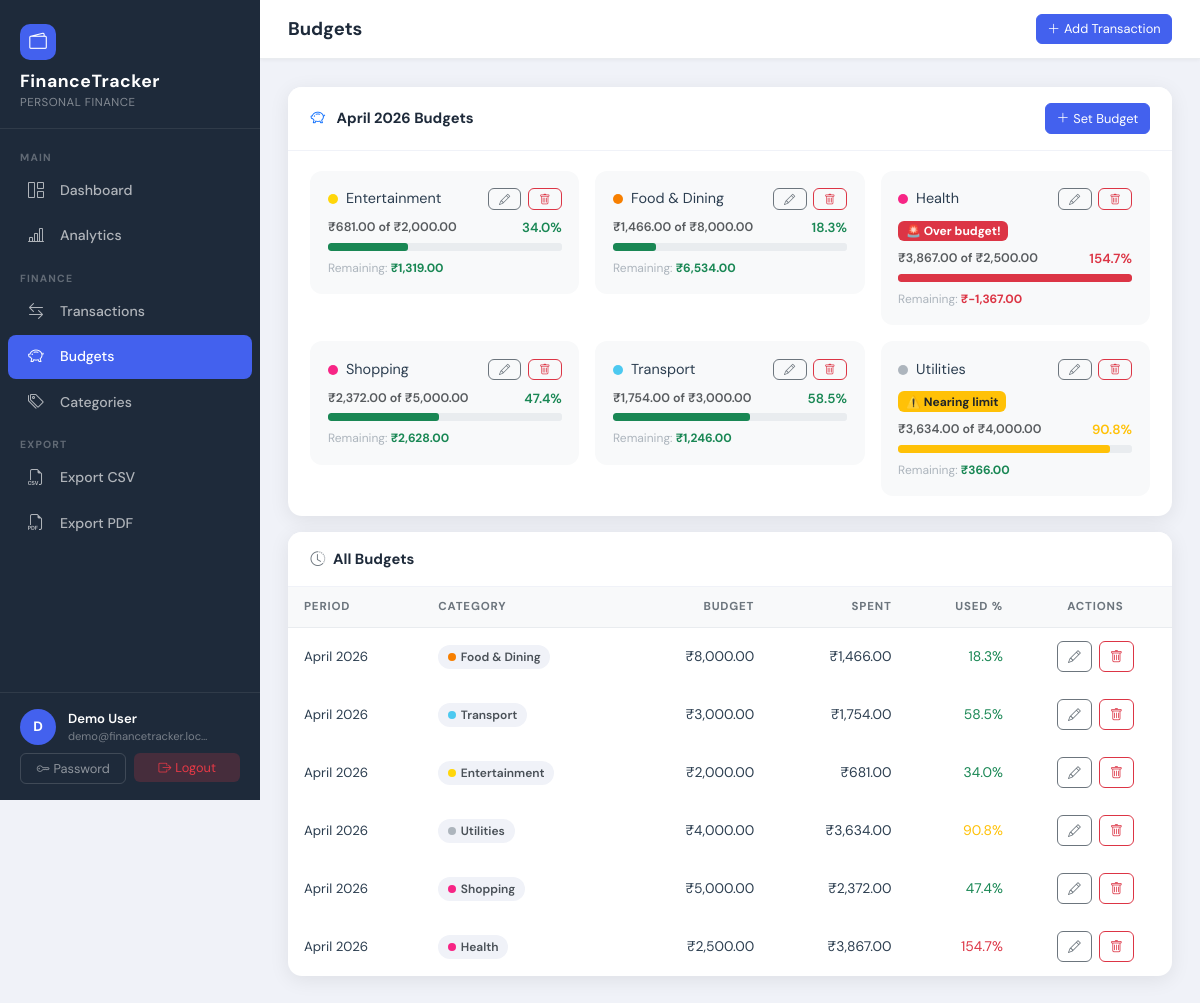
Page /budgets/ (signed in) on the committed database.
### tracker/models.py (models this page shows, shortened)
class Budget(models.Model):
    user      = models.ForeignKey(
                    User,
                    on_delete=models.CASCADE,
                    related_name='budgets'
                )
    category  = models.ForeignKey(
                    Category,
                    on_delete=models.CASCADE,
                    related_name='budgets'
                )
    amount    = models.DecimalField(
                    max_digits=12,
                    decimal_places=2,
                    validators=[MinValueValidator(Decimal('0.01'))],
                    help_text="Monthly budget limit (must be > 0)"
                )
    month     = models.PositiveSmallIntegerField(
                    help_text="Month number 1–12"
                )
    year      = models.PositiveSmallIntegerField(
                    help_text="4-digit year, e.g. 2024"
                )
    warning_sent  = models.BooleanField(default=False)
    critical_sent = models.BooleanField(default=False)
    created_at = models.DateTimeField(auto_now_add=True)
    updated_at = models.DateTimeField(auto_now=True)
    class Meta:
        ordering = ['-year', '-month', 'category__name']
        constraints = [
            models.UniqueConstraint(
                fields=['user', 'category', 'month', 'year'],
                name='unique_budget_per_category_month_year'
            ),
        ]
    @property
    def spent(self):
        result = Transaction.objects.filter(
            user=self.user,
            category=self.category,
            type=Transaction.EXPENSE,
            date__month=self.month,
            date__year=self.year,
        ).aggregate(total=models.Sum('amount'))['total']
        return result or Decimal('0.00')
    @property
    def remaining(self):
        return self.amount - self.spent
    @property
    def percentage_used(self):
        if self.amount <= 0:
            return 0
        return round(float(self.spent / self.amount * 100), 1)
    @property
    def alert_level(self):
        pct = self.percentage_used
        if pct >= 100:
            return 'critical'
        if pct >= 80:
            return 'warning'
        return 'ok'
    @property
    def progress_bar_class(self):
        mapping = {
            'critical': 'bg-danger',
            'warning':  'bg-warning',
            'ok':       'bg-success',
        }
        return mapping[self.alert_level]

class Category(models.Model):
    ICON_CHOICES = [
        ('bi-cart',           'Shopping Cart'),
        ('bi-house',          'House / Rent'),
        ('bi-car-front',      'Transport'),
        ('bi-heart-pulse',    'Health'),
        ('bi-mortarboard',    'Education'),
        ('bi-controller',     'Entertainment'),
        ('bi-lightning',      'Utilities'),
        ('bi-briefcase',      'Work / Salary'),
        ('bi-piggy-bank',     'Savings'),
        ('bi-gift',           'Gifts'),
        ('bi-airplane',       'Travel'),
        ('bi-three-dots',     'Other'),
    ]
    COLOR_CHOICES = [
        ('#4361ee', 'Blue'),
        ('#f72585', 'Pink'),
        ('#4cc9f0', 'Cyan'),
        ('#7209b7', 'Purple'),
        ('#f77f00', 'Orange'),
        ('#2dc653', 'Green'),
        ('#e63946', 'Red'),
        ('#adb5bd', 'Gray'),
        ('#ffd60a', 'Yellow'),
        ('#06d6a0', 'Teal'),
    ]
    user          = models.ForeignKey(
                        User,
                        on_delete=models.CASCADE,
                        null=True,
                        blank=True,
                        related_name='categories',
                        help_text="Null for predefined/global categories"
                    )
    name          = models.CharField(max_length=100)
    icon          = models.CharField(max_length=50, choices=ICON_CHOICES, default='bi-three-dots')
    color         = models.CharField(max_length=7,  choices=COLOR_CHOICES, default='#4361ee')
    is_predefined = models.BooleanField(
                        default=False,
                        help_text="Predefined categories are available to all users"
                    )
    created_at    = models.DateTimeField(auto_now_add=True)
    class Meta:
        verbose_name_plural = 'Categories'
        ordering = ['name']
        constraints = [
            models.UniqueConstraint(
                fields=['user', 'name'],
                name='unique_category_per_user',
                condition=models.Q(user__isnull=False),
            ),
        ]

### tracker/views/budget_views.py (the view)
# urls.py: path('budgets/',                 BudgetListView.as_view(),   name='budget_list'),
class BudgetListView(LoginRequiredMixin, ListView):
    template_name       = 'tracker/budgets/list.html'
    context_object_name = 'budgets'
    def get_queryset(self):
        now = timezone.now()
        return Budget.objects.filter(
            user=self.request.user,
            month=now.month,
            year=now.year,
        ).select_related('category').order_by('category__name')
    def get_context_data(self, **kwargs):
        ctx = super().get_context_data(**kwargs)
        ctx['page_title'] = 'Budgets'
        now = timezone.now()
        ctx['current_month'] = now.month
        ctx['current_year']  = now.year
        import calendar
        ctx['month_name'] = calendar.month_name[now.month]
        ctx['all_budgets'] = Budget.objects.filter(
            user=self.request.user
        ).select_related('category').order_by('-year', '-month')
        return ctx

### tracker/templatetags/finance_tags.py (called while the page is built)
@register.filter
def currency(value):
    try:
        v = Decimal(str(value))
        return f'₹{v:,.2f}'
    except Exception:
        return value

@register.filter
def percentage(value, decimals=1):
    try:
        return f'{float(value):.{decimals}f}%'
    except (TypeError, ValueError):
        return '0%'

@register.filter
def progress_capped(value):
    try:
        return min(float(value), 100)
    except (TypeError, ValueError):
        return 0

@register.filter
def month_name(month_number):
    import calendar
    try:
        return calendar.month_name[int(month_number)]
    except (ValueError, IndexError):
        return ''

### tracker/templates/tracker/budgets/list.html (shortened to what this page needs)
{% extends "base.html" %}
{% load finance_tags %}{% load humanize %}
{% block content %}
<div class="content-card mb-3">
  <div class="card-header">
    <span>
      <i class="bi bi-piggy-bank me-2 text-primary"></i>
      {{ month_name }} {{ current_year }} Budgets
    </span>
    <a href="{% url 'tracker:budget_create' %}" class="btn btn-primary btn-sm">
      <i class="bi bi-plus-lg me-1"></i>Set Budget
    </a>
  </div>
  <div class="card-body">
    {% if budgets %}
      <div class="row g-3">
        {% for b in budgets %}
        <div class="col-md-6 col-xl-4">
          <div style="background:#f8f9fa;border-radius:12px;padding:1.1rem;">
            <div class="d-flex justify-content-between align-items-start mb-2">
              <div class="d-flex align-items-center gap-2">
                <span style="width:10px;height:10px;border-radius:50%;background:{{ b.category.color }};flex-shrink:0;display:inline-block;"></span>
                <span class="fw-700" style="font-size:.9rem;">{{ b.category.name }}</span>
              </div>
              <div class="action-btns">
                <a href="{% url 'tracker:budget_edit' b.pk %}" class="btn btn-sm btn-outline-secondary py-0">
                  <i class="bi bi-pencil" style="font-size:.7rem;"></i>
                </a>
                <a href="{% url 'tracker:budget_delete' b.pk %}" class="btn btn-sm btn-outline-danger py-0"
                   data-confirm="Delete this budget?">
                  <i class="bi bi-trash" style="font-size:.7rem;"></i>
                </a>
              </div>
            </div>
            {% if b.alert_level == 'critical' %}
            <span class="badge bg-danger mb-2">🚨 Over budget!</span>
            {% elif b.alert_level == 'warning' %}
            <span class="badge bg-warning text-dark mb-2">⚠️ Nearing limit</span>
            {% endif %}
            <div class="budget-label">
              <span class="text-muted" style="font-size:.78rem;">{{ b.spent|currency }} of {{ b.amount|currency }}</span>
              <span class="fw-700 {% if b.alert_level == 'critical' %}text-danger{% elif b.alert_level == 'warning' %}text-warning{% else %}text-success{% endif %}">
                {{ b.percentage_used|percentage }}
              </span>
            </div>
            <div class="budget-bar-track" style="height:8px;">
              <div class="budget-bar-fill {{ b.progress_bar_class }}"
                   data-width="{{ b.percentage_used|progress_capped }}"
                   style="width:0;height:8px;"></div>
            </div>
            <div class="mt-2" style="font-size:.75rem;color:#adb5bd;">
              Remaining:
              <strong {% if b.remaining < 0 %}class="text-danger"{% else %}class="text-success"{% endif %}>
                {{ b.remaining|currency }}
              </strong>
            </div>
          </div>
        </div>
        {% endfor %}
      </div>
    {% endif %}
  </div>
</div>
{% if all_budgets %}
<div class="content-card">
  <div class="card-header"><span><i class="bi bi-clock-history me-2 text-secondary"></i>All Budgets</span></div>
  <div class="p-0">
    <table class="txn-table">
      <thead>
        <tr>
          <th>Period</th><th>Category</th><th class="text-end">Budget</th>
          <th class="text-end">Spent</th><th class="text-end">Used %</th><th class="text-center">Actions</th>
        </tr>
      </thead>
      <tbody>
        {% for b in all_budgets %}
        <tr>
          <td class="fw-600" style="font-size:.83rem;">{{ b.month|month_name }} {{ b.year }}</td>
          <td>
            <span class="cat-chip">
              <span class="cat-dot" style="background:{{ b.category.color }};"></span>
              {{ b.category.name }}
            </span>
          </td>
          <td class="text-end">{{ b.amount|currency }}</td>
          <td class="text-end">{{ b.spent|currency }}</td>
          <td class="text-end">
            <span class="fw-700 {% if b.alert_level == 'critical' %}text-danger{% elif b.alert_level == 'warning' %}text-warning{% else %}text-success{% endif %}">
              {{ b.percentage_used|percentage }}
            </span>
          </td>
          <td class="text-center">
            <div class="action-btns justify-content-center">
              <a href="{% url 'tracker:budget_edit' b.pk %}" class="btn btn-sm btn-outline-secondary"><i class="bi bi-pencil"></i></a>
              <a href="{% url 'tracker:budget_delete' b.pk %}" class="btn btn-sm btn-outline-danger" data-confirm="Delete this budget?"><i class="bi bi-trash"></i></a>
            </div>
          </td>
        </tr>
        {% endfor %}
      </tbody>
    </table>
  </div>
</div>
{% endif %}
{% endblock %}

### templates/base.html (shortened to what this page needs)
{% load static %}{% load finance_tags %}<!DOCTYPE html>
<html lang="en">
<head>
  <link href="https://cdn.jsdelivr.net/npm/bootstrap@5.3.3/dist/css/bootstrap.min.css" rel="stylesheet">
  <link href="https://cdn.jsdelivr.net/npm/bootstrap-icons@1.11.3/font/bootstrap-icons.min.css" rel="stylesheet">
  <link href="{% static 'css/main.css' %}" rel="stylesheet">
</head>
<body>
<div class="app-wrapper">
  <nav class="sidebar" id="sidebar">
    <div class="brand">
      <div class="brand-icon"><i class="bi bi-wallet2"></i></div>
      <div class="brand-name">FinanceTracker</div>
      <div class="brand-sub">Personal Finance</div>
    </div>
    <ul class="sidebar-nav list-unstyled">
      <li class="nav-section">Main</li>
      <li class="nav-item">
        <a href="{% url 'tracker:dashboard' %}" class="nav-link">
          <i class="bi bi-grid-1x2"></i> Dashboard
        </a>
      </li>
      <li class="nav-item">
        <a href="{% url 'tracker:analytics' %}" class="nav-link">
          <i class="bi bi-bar-chart-line"></i> Analytics
        </a>
      </li>
      <li class="nav-section mt-2">Finance</li>
      <li class="nav-item">
        <a href="{% url 'tracker:transaction_list' %}" class="nav-link">
          <i class="bi bi-arrow-left-right"></i> Transactions
        </a>
      </li>
      <li class="nav-item">
        <a href="{% url 'tracker:budget_list' %}" class="nav-link">
          <i class="bi bi-piggy-bank"></i> Budgets
        </a>
      </li>
      <li class="nav-item">
        <a href="{% url 'tracker:category_list' %}" class="nav-link">
          <i class="bi bi-tags"></i> Categories
        </a>
      </li>
      <li class="nav-section mt-2">Export</li>
      <li class="nav-item">
        <a href="{% url 'tracker:export_csv' %}" class="nav-link">
          <i class="bi bi-filetype-csv"></i> Export CSV
        </a>
      </li>
      <li class="nav-item">
        <a href="{% url 'tracker:export_pdf' %}" class="nav-link">
          <i class="bi bi-filetype-pdf"></i> Export PDF
        </a>
      </li>
    </ul>
    <div class="sidebar-footer">
      <div class="user-info">
        <div class="avatar">{{ request.user.username|first|upper }}</div>
        <div>
          <div class="user-name">{{ request.user.get_full_name|default:request.user.username }}</div>
          <div class="user-email">{{ request.user.email }}</div>
        </div>
      </div>
      <div class="mt-2 d-flex gap-2">
        <a href="{% url 'auth:password_change' %}" class="btn btn-sm btn-outline-secondary w-50" style="color:rgba(255,255,255,.5);border-color:rgba(255,255,255,.15);">
          <i class="bi bi-key me-1"></i>Password
        </a>
        <form method="post" action="{% url 'auth:logout' %}" class="w-50">
          <button type="submit" class="btn btn-sm w-100" style="background:rgba(230,57,70,.2);color:#e63946;border:none;">
            <i class="bi bi-box-arrow-right me-1"></i>Logout
          </button>
        </form>
      </div>
    </div>
  </nav>
  <div class="main-content">
    <div class="topbar">
      <div class="d-flex align-items-center gap-3">
        <h1 class="page-heading">{% block page_heading %}{{ page_title|default:"Dashboard" }}{% endblock %}</h1>
      </div>
      <div class="topbar-actions">
        <a href="{% url 'tracker:transaction_create' %}" class="btn btn-primary btn-sm">
          <i class="bi bi-plus-lg me-1"></i>Add Transaction
        </a>
      </div>
    </div>
    <div class="page-body">
      {% block content %}{% endblock %}
    </div>
  </div>
</div>
</body>
</html>

### rows in the picture
Budget: category.name "Entertainment", spent "₹681.00", amount "₹2,000.00", percentage_used|percentage "34.0%", remaining "₹1,319.00", month|month_name "April", year "2026"
Budget: category.name "Food & Dining", spent "₹1,466.00", amount "₹8,000.00", percentage_used|percentage "18.3%", remaining "₹6,534.00", month|month_name "April", year "2026"
Budget: category.name "Health", shows "🚨 Over budget!", spent "₹3,867.00", amount "₹2,500.00", percentage_used|percentage "154.7%", remaining "₹-1,367.00", month|month_name "April", year "2026"
Budget: category.name "Shopping", spent "₹2,372.00", amount "₹5,000.00", percentage_used|percentage "47.4%", remaining "₹2,628.00", month|month_name "April", year "2026"
Budget: category.name "Transport", spent "₹1,754.00", amount "₹3,000.00", percentage_used|percentage "58.5%", remaining "₹1,246.00", month|month_name "April", year "2026"
Budget: category.name "Utilities", shows "⚠️ Nearing limit", spent "₹3,634.00", amount "₹4,000.00", percentage_used|percentage "90.8%", remaining "₹366.00", month|month_name "April", year "2026"

### other values in the picture
{{ request.user.username|first|upper }} "D"
{{ request.user.get_full_name|default:request.user.username }} "Demo User"
{{ request.user.email }} "demo@financetracker.loc…"
{{ page_title|default:"Dashboard" }} "Budgets"
{{ month_name }} "April"
{{ current_year }} "2026"
